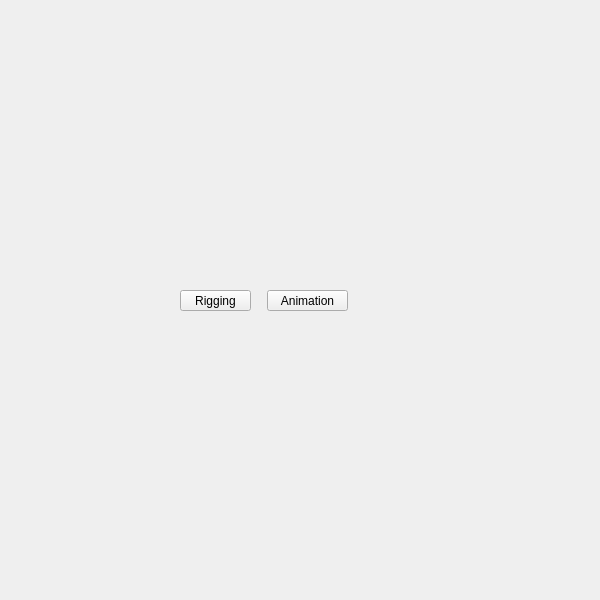
<?xml version="1.0" encoding="UTF-8"?>
<ui version="4.0">
 <class>QtUi</class>
 <widget class="QMainWindow" name="QtUi">
  <property name="geometry">
   <rect>
    <x>0</x>
    <y>0</y>
    <width>600</width>
    <height>600</height>
   </rect>
  </property>
  <property name="sizePolicy">
   <sizepolicy hsizetype="Ignored" vsizetype="Ignored">
    <horstretch>0</horstretch>
    <verstretch>0</verstretch>
   </sizepolicy>
  </property>
  <property name="minimumSize">
   <size>
    <width>0</width>
    <height>0</height>
   </size>
  </property>
  <property name="maximumSize">
   <size>
    <width>600</width>
    <height>600</height>
   </size>
  </property>
  <property name="toolButtonStyle">
   <enum>Qt::ToolButtonIconOnly</enum>
  </property>
  <property name="tabShape">
   <enum>QTabWidget::Triangular</enum>
  </property>
  <property name="dockNestingEnabled">
   <bool>true</bool>
  </property>
  <property name="dockOptions">
   <set>QMainWindow::AllowNestedDocks|QMainWindow::AllowTabbedDocks|QMainWindow::AnimatedDocks|QMainWindow::ForceTabbedDocks</set>
  </property>
  <widget class="QWidget" name="widget">
   <property name="sizePolicy">
    <sizepolicy hsizetype="Ignored" vsizetype="Ignored">
     <horstretch>0</horstretch>
     <verstretch>0</verstretch>
    </sizepolicy>
   </property>
   <widget class="MenuButton" name="i030">
    <property name="geometry">
     <rect>
      <x>267</x>
      <y>290</y>
      <width>81</width>
      <height>21</height>
     </rect>
    </property>
    <property name="minimumSize">
     <size>
      <width>0</width>
      <height>21</height>
     </size>
    </property>
    <property name="maximumSize">
     <size>
      <width>999</width>
      <height>21</height>
     </size>
    </property>
    <property name="text">
     <string>Animation</string>
    </property>
    <property name="target" stdset="0">
     <string>object_animation</string>
    </property>
   </widget>
   <widget class="MenuButton" name="i031">
    <property name="geometry">
     <rect>
      <x>180</x>
      <y>290</y>
      <width>71</width>
      <height>21</height>
     </rect>
    </property>
    <property name="minimumSize">
     <size>
      <width>0</width>
      <height>21</height>
     </size>
    </property>
    <property name="maximumSize">
     <size>
      <width>999</width>
      <height>21</height>
     </size>
    </property>
    <property name="text">
     <string>Rigging</string>
    </property>
    <property name="target" stdset="0">
     <string>rig</string>
    </property>
   </widget>
  </widget>
 </widget>
 <customwidgets>
  <customwidget>
   <class>MenuButton</class>
   <extends>QPushButton</extends>
   <header>widgets.menubutton.h</header>
  </customwidget>
 </customwidgets>
 <resources/>
 <connections/>
</ui>
